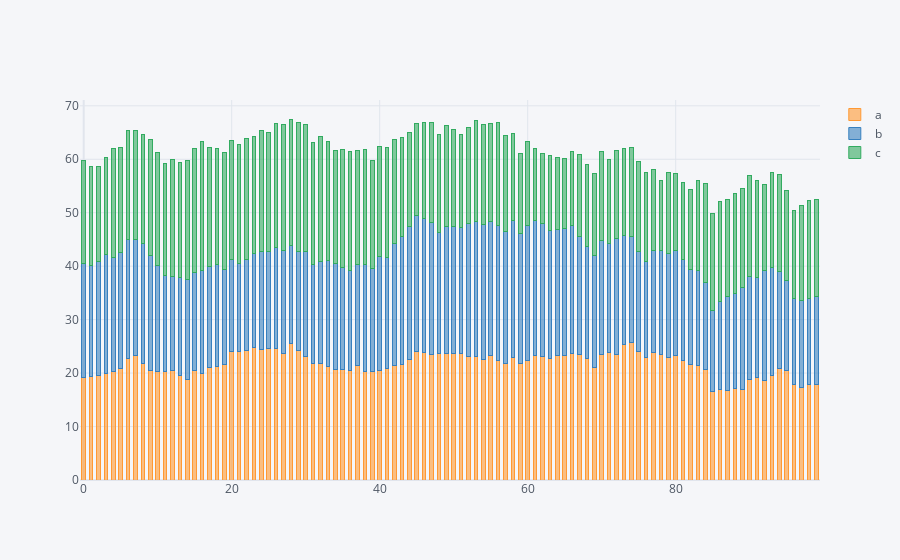

The code cell stored with this chart in its notebook:
### Code cell
cf.set_config_file(theme='pearl')
df.iplot(kind='bar',barmode='stack',bargap=0.5)
